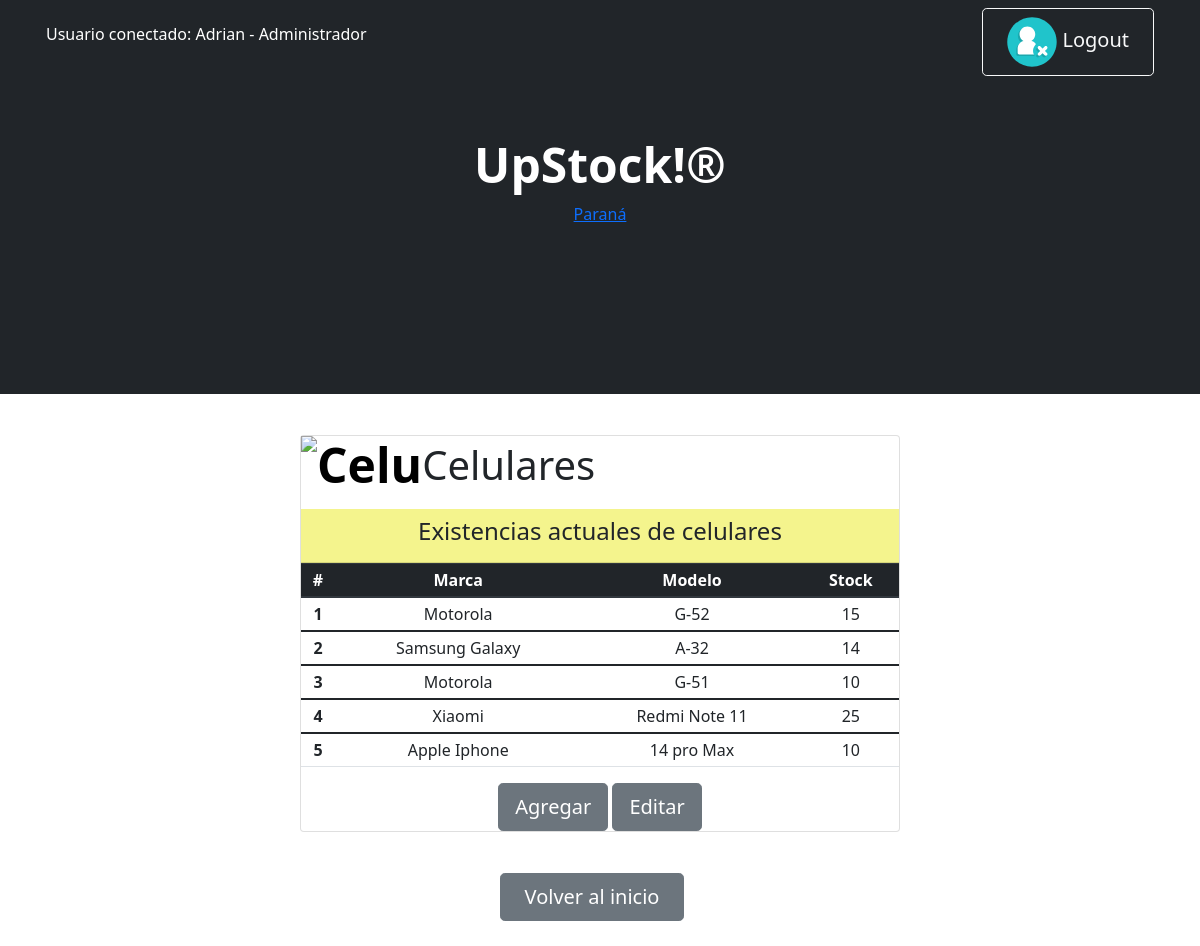
/upstock/show_cel/ (signed in), run on the app's committed database.
### Miapp/models.py (models this page shows, shortened)
class Celulares (models.Model):
    marca= models.CharField (max_length=50)
    modelo= models.CharField (max_length=50)
    stock= models.IntegerField ()

### Miapp/views.py (the view)
# urls.py: path('show_cel/',show_celulares,name="show_cel"),
@permission_required('Miapp.view_celulares', raise_exception=True)
@login_required(login_url='Inicio')
def show_celulares(request):
    lista = Celulares.objects.all()
    return render(request, "show_cel.html",{"Celulares": lista} )

### Miapp/templates/show_cel.html
{% extends 'padre.html' %}
{% load static %}
{% block Contenido_cambiante %}
<h1  style= "text-align:left;"> <img src= "https://elestimulo.com/wp-content/uploads/2017/05/portada-app.gif" width= "150" height = "80" alt="Celu" class="display-5 fw-bolder text-black mb-2">Celulares </h1>
<div class="card-header" style="background-color: rgba(244, 244, 136, 0.957);">
  <h4>Existencias actuales de celulares</h4>
</div>
    <table class="table table-sm">
        <thead class="thead-dark">
          <tr>
            <th scope="col">#</th>
            <th scope="col">Marca</th>
            <th scope="col">Modelo</th>
            <th scope="col">Stock</th>
          </tr>
        </thead>
        {% for celus in Celulares %}
        <tbody>
          <tr>
            <th scope="row">{{celus.id}}</th>
            <td>{{celus.marca}}</td>
            <td>{{celus.modelo}}</td>
            <td>{{celus.stock}}</td>
          </tr>
        </tbody>
        {% endfor %}
    </table>
<div>
  {% if  perms.Miapp.add_celulares %}
  <a class="btn btn-secondary btn-lg " href="{% url 'Celulares'%}">Agregar</a>
  {% endif %}
  {% if  perms.Miapp.change_celulares %}
  <a class="btn btn-secondary btn-lg " href="{% url 'show_cel_edit'%}">Editar</a>
  {% endif %}
</div>
{% endblock %}

### Miapp/templates/padre.html (shortened to what this page needs)
<!DOCTYPE html>
<html lang="en">
    <head>
        {% load static %}
        <link rel="stylesheet" href="https://cdn.jsdelivr.net/npm/bootstrap@4.0.0/dist/css/bootstrap.min.css"
>
        <link href="https://cdn.jsdelivr.net/npm/bootstrap-icons@1.4.1/font/bootstrap-icons.css" rel="stylesheet" />
        <link href="{%static 'css/styles.css'%}" rel="stylesheet" />
    </head>
    <body id="divconfondo">
            <nav class="navbar navbar-expand-lg navbar-dark bg-dark">
            <div class="container px-3">
            {% if user.is_authenticated %}
                    <p style="color:white"> Usuario conectado: {{user.username}} - {{user.groups.all.0}}</p>
                    <a class="btn btn-outline-light btn-lg px-4" href="{% url 'Logout' %}"> <img class="icon input-icon" src="{% static 'assets/logout.svg' %}" alt=""> Logout</a>
            {% endif %}
        </nav>
        <header class="bg-dark py-1">
            <div class="container px-1">
                <div class="row  justify-content-center">
                    <div class="col-lg-6">
                        <div class="text-center my-5">
                            <h1 class="display-5 fw-bolder text-white mb-2">UpStock!®</h1>
                                 <div id="tw_19_1704680239">
                                <div style="width:120px; height:140px; margin: 0 auto;">
                                <a href="https://hotelmix.es/time/parana-30036">Paraná</a><br/></div></div>
                        </div>
                    </div>
                </div>
            </div>
        </header>
        <div class="text-center py-3"  >
            <div id="tarjeta" class="card">
                {% block Contenido_cambiante %}
                {% endblock Contenido_cambiante %}
            </div>
        </div>
        <div id="botoninicio" class="text-center">
    <a class="btn btn-secondary btn-lg px-4 me-sm-3" href="{% url 'Inicio'%}">Volver al inicio</a>
    </div>

### data on the page
Celulares: id "1", marca "Motorola", modelo "G-52", stock "15"
Celulares: id "2", marca "Samsung Galaxy", modelo "A-32", stock "14"
Celulares: id "3", marca "Motorola", modelo "G-51", stock "10"
Celulares: id "4", marca "Xiaomi", modelo "Redmi Note 11", stock "25"
Celulares: id "5", marca "Apple Iphone", modelo "14 pro Max", stock "10"

### other printed values
{{ user.username }} "Adrian"
{{ user.groups.all.0 }} "Administrador"
